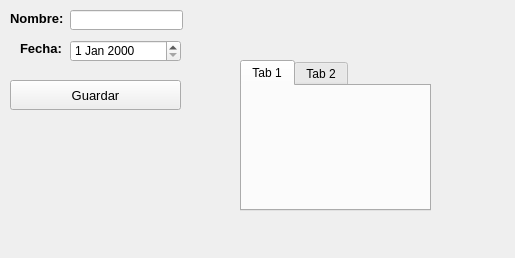
<?xml version="1.0" encoding="UTF-8"?>
<ui version="4.0">
 <class>MainWindow</class>
 <widget class="QMainWindow" name="MainWindow">
  <property name="geometry">
   <rect>
    <x>0</x>
    <y>0</y>
    <width>515</width>
    <height>258</height>
   </rect>
  </property>
  <property name="windowTitle">
   <string>InteractBCI</string>
  </property>
  <widget class="QWidget" name="centralWidget">
   <widget class="QLabel" name="label_2">
    <property name="geometry">
     <rect>
      <x>10</x>
      <y>10</y>
      <width>191</width>
      <height>16</height>
     </rect>
    </property>
    <property name="font">
     <font>
      <pointsize>10</pointsize>
      <weight>75</weight>
      <bold>true</bold>
     </font>
    </property>
    <property name="text">
     <string>Nombre:</string>
    </property>
   </widget>
   <widget class="QPushButton" name="pushButton_2">
    <property name="geometry">
     <rect>
      <x>10</x>
      <y>80</y>
      <width>171</width>
      <height>30</height>
     </rect>
    </property>
    <property name="font">
     <font>
      <pointsize>10</pointsize>
     </font>
    </property>
    <property name="text">
     <string>Guardar</string>
    </property>
   </widget>
   <widget class="QLabel" name="label_3">
    <property name="geometry">
     <rect>
      <x>20</x>
      <y>40</y>
      <width>41</width>
      <height>16</height>
     </rect>
    </property>
    <property name="font">
     <font>
      <pointsize>10</pointsize>
      <weight>75</weight>
      <bold>true</bold>
     </font>
    </property>
    <property name="text">
     <string>Fecha:</string>
    </property>
   </widget>
   <widget class="QDateEdit" name="dateEdit">
    <property name="geometry">
     <rect>
      <x>70</x>
      <y>40</y>
      <width>111</width>
      <height>22</height>
     </rect>
    </property>
   </widget>
   <widget class="QLineEdit" name="lineEdit">
    <property name="geometry">
     <rect>
      <x>70</x>
      <y>10</y>
      <width>113</width>
      <height>20</height>
     </rect>
    </property>
   </widget>
   <widget class="QTabWidget" name="tabWidget">
    <property name="geometry">
     <rect>
      <x>240</x>
      <y>60</y>
      <width>191</width>
      <height>151</height>
     </rect>
    </property>
    <widget class="QWidget" name="tab">
     <attribute name="title">
      <string>Tab 1</string>
     </attribute>
    </widget>
    <widget class="QWidget" name="tab_2">
     <attribute name="title">
      <string>Tab 2</string>
     </attribute>
    </widget>
   </widget>
  </widget>
 </widget>
 <layoutdefault spacing="6" margin="11"/>
 <resources/>
 <connections/>
</ui>
